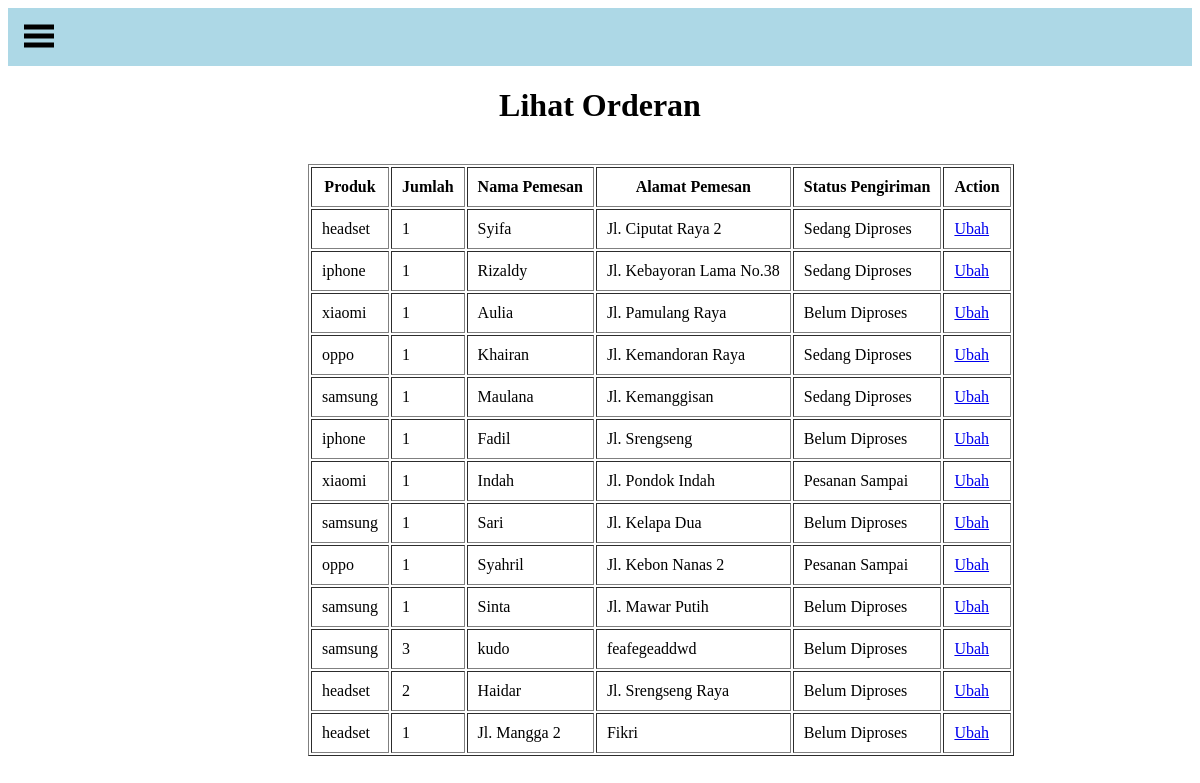
The page /index.php/order/form_order on the database its author committed.
### tables this page shows
CREATE TABLE `order` (
  `id` int(255) NOT NULL,
  `produk` varchar(255) NOT NULL,
  `jumlah` int(255) NOT NULL,
  `nama_pemesan` varchar(255) NOT NULL,
  `alamat_pemesan` varchar(255) NOT NULL,
  `status` varchar(255) NOT NULL DEFAULT 'Belum Diproses',
  `tgl` datetime NOT NULL DEFAULT CURRENT_TIMESTAMP
);

### application/controllers/order.php (called while the page is built, shortened)
<?php if ( ! defined('BASEPATH')) exit('No direct script access allowed');
class order extends CI_Controller {
  public function __construct(){
    $this->load->model('OrderModel');
  }
  public function form_order(){
    $data['order'] = $this->OrderModel->view();
    $this->load->view('order/form_order', $data);
  }
}

### index.php (called while the page is built, shortened)
<?php
require_once BASEPATH.'core/CodeIgniter.php';

### application/models/OrderModel.php (called while the page is built, shortened)
<?php if ( ! defined('BASEPATH')) exit('No direct script access allowed');
class OrderModel extends CI_Model {
	public function view(){
	    return $this->db->get('order')->result();
	  }
}

### application/views/order/form_order.php (the view, shortened to what this page needs)
<html>
  <head>
    <link rel="stylesheet" type="text/css" href="<?php echo base_url('assets/css/style.css') ?> ">
  </head>
  <body>
    <nav class="topnav">
      <a href="#" onclick="openNav()">
        <svg width="30" height="30" id="icoOpen">
            <path d="M0,5 30,5" stroke="#000" stroke-width="5"/>
            <path d="M0,14 30,14" stroke="#000" stroke-width="5"/>
            <path d="M0,23 30,23" stroke="#000" stroke-width="5"/>
        </svg>
      </a>
    </nav>
    <center><h1>Lihat Orderan</h1></center>
    <br>
    <table border="1" cellpadding="10" style="margin-left: 300px">
      <tr>
        <th>Produk</th>
        <th>Jumlah</th>
        <th>Nama Pemesan</th>
        <th>Alamat Pemesan</th>
        <th>Status Pengiriman</th>
        <th colspan="2">Action</th>
      </tr>
      <?php
      if( ! empty($order)){
        foreach($order as $data){
          echo "<tr>
          <td>".$data->produk."</td>
          <td>".$data->jumlah."</td>
          <td>".$data->nama_pemesan."</td>
          <td>".$data->alamat_pemesan."</td>
          <td>".$data->status."</td>
          <td><a href='".base_url("order/ubah/".$data->id)."'>Ubah</a></td>
          </tr>";
        }
      }else{
        echo "<tr><td align='center' colspan='7'>Data Tidak Ada</td></tr>";
      }
      ?>
    </table>
  </body>
</html>

### assets/css/style.css (style rules this page uses)
body { overflow-x: hidden; }
.topnav { background-color: lightblue; overflow: hidden; }
.topnav a { float: left; display: block; color: #f2f2f2; text-align: center; padding: 14px 16px; text-decoration: none; font-size: 17px; }

### rows shown on the page
order: produk "headset", jumlah "1", nama_pemesan "Syifa", alamat_pemesan "Jl. Ciputat Raya 2", status "Sedang Diproses"
order: produk "iphone", jumlah "1", nama_pemesan "Rizaldy", alamat_pemesan "Jl. Kebayoran Lama No.38", status "Sedang Diproses"
order: produk "xiaomi", jumlah "1", nama_pemesan "Aulia", alamat_pemesan "Jl. Pamulang Raya", status "Belum Diproses"
order: produk "oppo", jumlah "1", nama_pemesan "Khairan", alamat_pemesan "Jl. Kemandoran Raya", status "Sedang Diproses"
order: produk "samsung", jumlah "1", nama_pemesan "Maulana", alamat_pemesan "Jl. Kemanggisan", status "Sedang Diproses"
order: produk "iphone", jumlah "1", nama_pemesan "Fadil", alamat_pemesan "Jl. Srengseng", status "Belum Diproses"
order: produk "xiaomi", jumlah "1", nama_pemesan "Indah", alamat_pemesan "Jl. Pondok Indah", status "Pesanan Sampai"
order: produk "samsung", jumlah "1", nama_pemesan "Sari", alamat_pemesan "Jl. Kelapa Dua", status "Belum Diproses"
order: produk "oppo", jumlah "1", nama_pemesan "Syahril", alamat_pemesan "Jl. Kebon Nanas 2", status "Pesanan Sampai"
order: produk "samsung", jumlah "1", nama_pemesan "Sinta", alamat_pemesan "Jl. Mawar Putih", status "Belum Diproses"
order: produk "samsung", jumlah "3", nama_pemesan "kudo", alamat_pemesan "feafegeaddwd", status "Belum Diproses"
order: produk "headset", jumlah "2", nama_pemesan "Haidar", alamat_pemesan "Jl. Srengseng Raya", status "Belum Diproses"
order: produk "headset", jumlah "1", nama_pemesan "Jl. Mangga 2", alamat_pemesan "Fikri", status "Belum Diproses"
